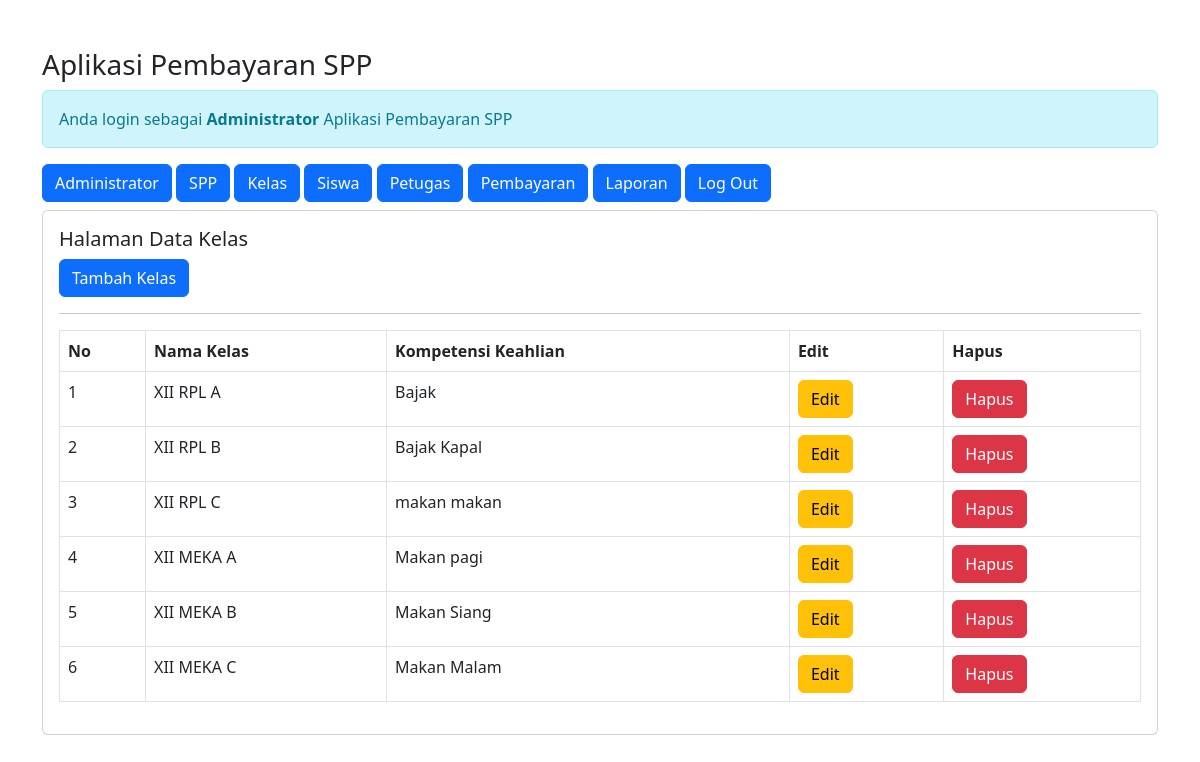
/admin/admin.php?url=kelas (signed in), run on the app's committed database.
### tables this page shows
CREATE TABLE `kelas` (
  `id_kelas` int(11) NOT NULL,
  `nama_kelas` varchar(20) NOT NULL,
  `kompetensi_keahlian` varchar(50) NOT NULL
);

### admin/kelas.php (the view)
<h5>Halaman Data Kelas</h5>
<a href="?url=tambah-kelas" class="btn btn-primary">Tambah Kelas</a>
<hr>
<table class="table table-stripped table-bordered">
    <tr class="fw-bold">
        <td>No</td>
        <td>Nama Kelas</td>
        <td>Kompetensi Keahlian</td>
        <td>Edit</td>
        <td>Hapus</td>
    </tr>
    <?php
    include '../conn.php';
    $no = '1';
    $sql = "SELECT*FROM kelas ORDER BY id_kelas ASC";
    $query = mysqli_query($koneksi, $sql);
    foreach($query as $data){ ?>
        <tr>
            <td><?= $no++; ?></td>
            <td><?= $data['nama_kelas'] ?></td>
            <td><?= $data['kompetensi_keahlian'] ?></td>
            <td>
                <a href="?url=edit-kelas&id_kelas=<?= $data['id_kelas']?>" class="btn btn-warning">Edit</a>
            </td>
            <td>
                <a onclick="return confirm ('Apakah Anda Yakin Ingin Menghapus Data ini?')" href="?url=hapus-kelas&id_kelas=<?= $data['id_kelas']?>" class="btn btn-danger">Hapus</a>
            </td>
        </tr>
    <?php } ?>
</table>

### data on the page
kelas: nama_kelas "XII RPL A", kompetensi_keahlian "Bajak"
kelas: nama_kelas "XII RPL B", kompetensi_keahlian "Bajak Kapal"
kelas: nama_kelas "XII RPL C", kompetensi_keahlian "makan makan"
kelas: nama_kelas "XII MEKA A", kompetensi_keahlian "Makan pagi"
kelas: nama_kelas "XII MEKA B", kompetensi_keahlian "Makan Siang"
kelas: nama_kelas "XII MEKA C", kompetensi_keahlian "Makan Malam"
